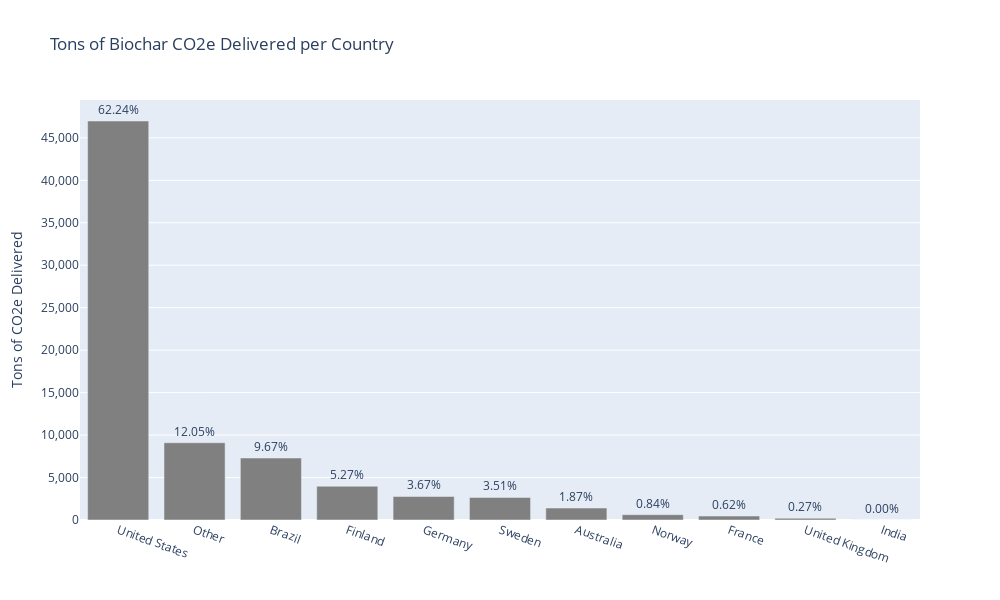

Notebook code cell kept with this figure:
### Code cell
import plotly.graph_objects as go

# Calculate percentages
ogd['Percentage'] = (ogd['Tons Delivered'] / ogd['Tons Delivered'].sum()) * 100

# Create bar chart
fig = go.Figure(data=go.Bar(
    x=ogd['Supplier Origin'], 
    y=ogd['Tons Delivered'], 
    text=ogd['Percentage'].round(2).apply(lambda x: '{:,.2f}%'.format(x)),  # Add percentage annotations
    textposition='outside', 
    marker_color='grey'
))

# Set figure size, y-axis label, and y-axis tick format
fig.update_layout(
    autosize=False,
    width=1000,
    height=600,
    yaxis=dict(
        title_text="Tons of CO2e Delivered",
        tickformat=",",  # Add comma separators
    ),
    title="Tons of Biochar CO2e Delivered per Country"
)

# Rotate x-axis labels
fig.update_xaxes(tickangle=20)

fig.show()

### Figure 1 — Plotly figure (JSON) as saved in the notebook; plotly's stock layout.template omitted (floating-point values rounded to 4 significant figures)
{"data": [{"marker": {"color": "grey"}, "text": ["62.24%", "12.05%", "9.67%", "5.27%", "3.67%", "3.51%", "1.87%", "0.84%", "0.62%", "0.27%", "0.00%"], "textposition": "outside", "type": "bar", "x": ["United States", "Other", "Brazil", "Finland", "Germany", "Sweden", "Australia", "Norway", "France", "United Kingdom", "India"], "y": [46980.0, 9096.0, 7300, 3976.0, 2768.0, 2651.0, 1410.0, 630.4, 464.9, 206.7, 0]}], "layout": {"autosize": false, "height": 600, "title": {"text": "Tons of Biochar CO2e Delivered per Country"}, "width": 1000, "xaxis": {"tickangle": 20}, "yaxis": {"tickformat": ",", "title": {"text": "Tons of CO2e Delivered"}}}}
